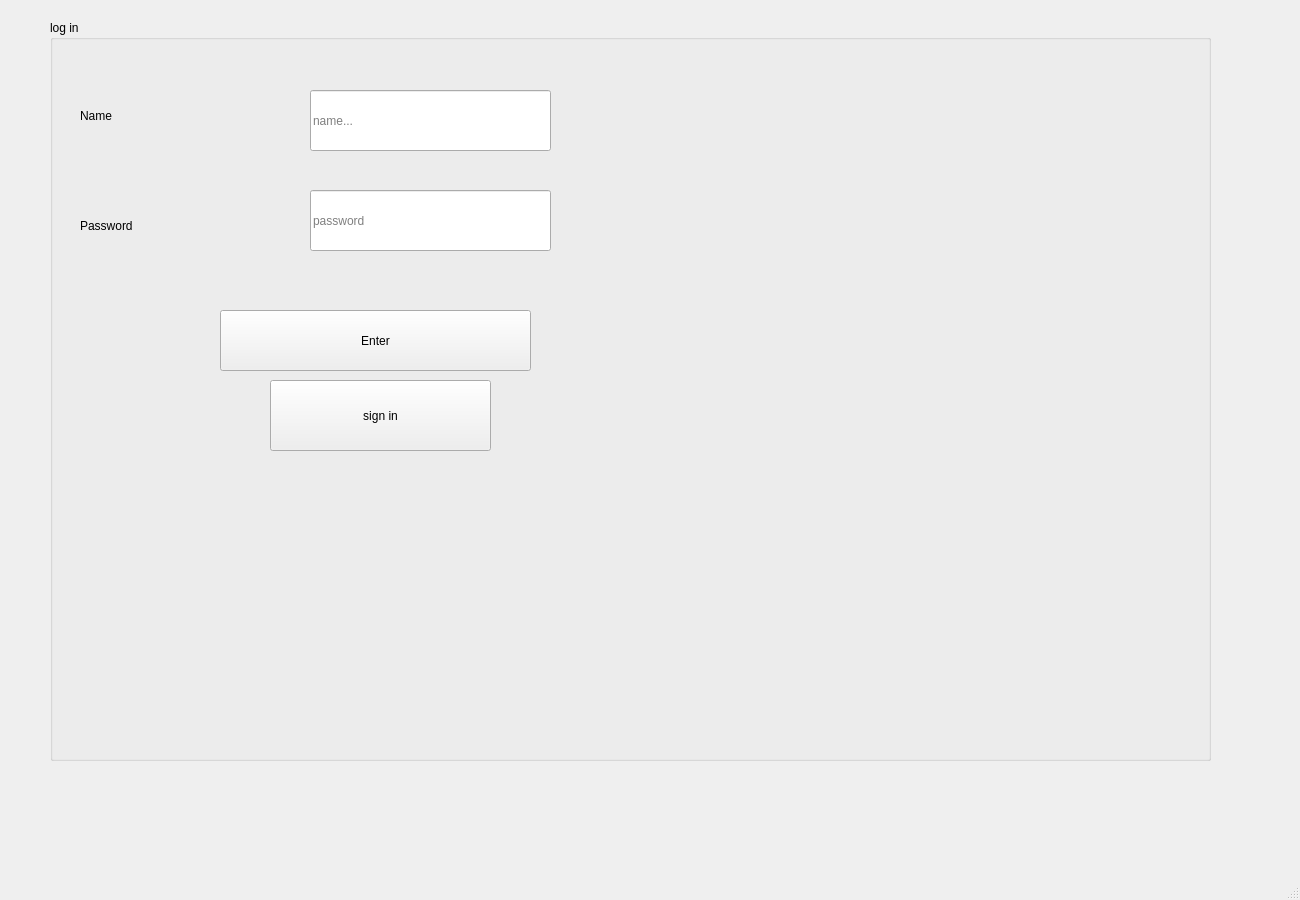
<?xml version="1.0" encoding="UTF-8"?>
<ui version="4.0">
 <class>login</class>
 <widget class="QMainWindow" name="login">
  <property name="geometry">
   <rect>
    <x>0</x>
    <y>0</y>
    <width>1300</width>
    <height>900</height>
   </rect>
  </property>
  <property name="windowTitle">
   <string>MainWindow</string>
  </property>
  <widget class="QWidget" name="centralwidget">
   <widget class="QGroupBox" name="groupBox">
    <property name="geometry">
     <rect>
      <x>50</x>
      <y>20</y>
      <width>1161</width>
      <height>741</height>
     </rect>
    </property>
    <property name="title">
     <string>log in</string>
    </property>
    <widget class="QLineEdit" name="lineEdit">
     <property name="geometry">
      <rect>
       <x>260</x>
       <y>70</y>
       <width>241</width>
       <height>61</height>
      </rect>
     </property>
     <property name="placeholderText">
      <string>name...</string>
     </property>
    </widget>
    <widget class="QLineEdit" name="lineEdit_2">
     <property name="geometry">
      <rect>
       <x>260</x>
       <y>170</y>
       <width>241</width>
       <height>61</height>
      </rect>
     </property>
     <property name="placeholderText">
      <string>password</string>
     </property>
    </widget>
    <widget class="QLabel" name="label">
     <property name="geometry">
      <rect>
       <x>30</x>
       <y>80</y>
       <width>201</width>
       <height>31</height>
      </rect>
     </property>
     <property name="styleSheet">
      <string notr="true">font: 75 12pt &quot;MS Shell Dlg 2&quot;;</string>
     </property>
     <property name="text">
      <string>Name</string>
     </property>
    </widget>
    <widget class="QLabel" name="label_2">
     <property name="geometry">
      <rect>
       <x>30</x>
       <y>180</y>
       <width>231</width>
       <height>51</height>
      </rect>
     </property>
     <property name="styleSheet">
      <string notr="true">font: 75 12pt &quot;MS Shell Dlg 2&quot;;</string>
     </property>
     <property name="text">
      <string>Password</string>
     </property>
    </widget>
    <widget class="QPushButton" name="pushButton">
     <property name="geometry">
      <rect>
       <x>170</x>
       <y>290</y>
       <width>311</width>
       <height>61</height>
      </rect>
     </property>
     <property name="text">
      <string>Enter</string>
     </property>
    </widget>
    <widget class="QPushButton" name="pushButton_2">
     <property name="geometry">
      <rect>
       <x>220</x>
       <y>360</y>
       <width>221</width>
       <height>71</height>
      </rect>
     </property>
     <property name="text">
      <string>sign in</string>
     </property>
    </widget>
   </widget>
  </widget>
  <widget class="QMenuBar" name="menubar">
   <property name="geometry">
    <rect>
     <x>0</x>
     <y>0</y>
     <width>1300</width>
     <height>21</height>
    </rect>
   </property>
  </widget>
  <widget class="QStatusBar" name="statusbar"/>
 </widget>
 <resources/>
 <connections/>
</ui>
